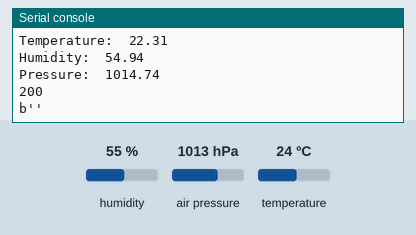
Recording of a program running on a simulated ESP32 board running MicroPython. On the bench: the last lines printed to the serial console. The test bench sets the inputs (shaded band); at power-on: humidity 55 %, air pressure 1013 hPa, temperature 24 °C. WiFi joins after 1.5 s; values from a settings file that is not in the repository are placeholders; web requests get an empty 200 reply after 0.4 s; library files of the repository ran but are not shown: bme280.py.

Above: at 8.2 s.
8.3 s: humidity set to 22 %
At 8.94 s:
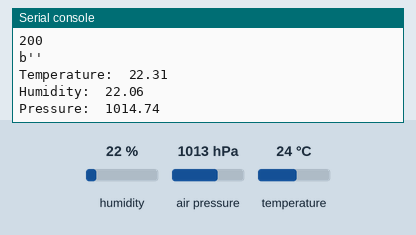
9.8 s: air pressure set to 952 hPa
At 11.1 s:
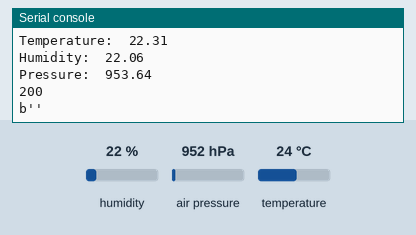
11.3 s: temperature set to 12 °C
At 13.1 s:
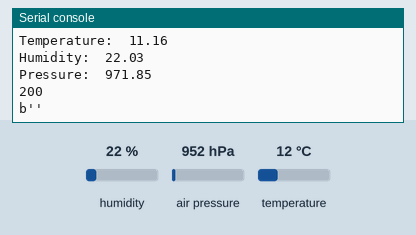
Timing chart, 0 to 14.6 s (numbered marks = the images above; inputs shaded):
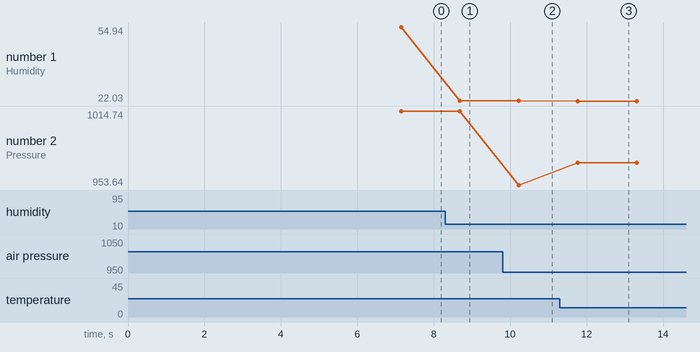

The program:

test6.py
```python
import urequests
import network
import time
import config
import connect_to_wifi
from machine import Pin, I2C
from time import sleep
import bme280
import machine


print('Executing weather station')
i2c = machine.I2C(1, scl=Pin(22), sda=Pin(21), freq=10000)
connect_to_wifi.connect_to_wifi()
ip = connect_to_wifi.get_network_details()
print(ip)


    # Making a POST request
while True:
    bme = bme280.BME280(i2c=i2c)
    temp = bme.temperature
    hum = bme.humidity
    pres = bme.pressure

    temp = temp.replace('C','')
    hum = hum.replace('%','')
    pres = pres.replace('hPa','')
        # uncomment for temperature in Fahrenheit
        #temp = (bme.read_temperature()/100) * (9/5) + 32
        #temp = str(round(temp, 2)) + 'F'

    print('Temperature: ', temp)
    print('Humidity: ', hum)
    print('Pressure: ', pres)

    myobj = {'API_KEY': config.API_KEY, 'sensor_name' : config.SENSOR_NAME, 'sensor_ip' : str(ip), 'sensor_location': config.SENSOR_LOC, 'temperature' : temp, 'humidity' : hum, 'pressure' : pres}

    #r = urequests.post("http://192.168.42.209:8080", json = myobj)
    try:
        r = urequests.post("http://192.168.42.209:5000/post_json", json = myobj)
        print(r.status_code)
        print(r.content)
    except OSError as e:
        print('An error occured 1: ')
        print(e)
    except:
        print('Some other error')
    # check status code for response received
    # success code - 200


    time.sleep(1)
```

connect_to_wifi.py
```python
import network
import time
import config

station = network.WLAN(network.STA_IF)
station.active(True)

def connect_to_wifi():

    print(config.WIFI_SSID)


    def get_connection_status():
        connection_status = station.isconnected()
        print('test')
        return connection_status

    connection_status = get_connection_status()

    if connection_status == True:
        print('Already connected to Wifi')
        print('IP address: ' + station.ifconfig()[0])
        print('Gateway: ' + station.ifconfig()[2])
        print('DNS: ' + station.ifconfig()[3])
        print('Continuing...')
        return 0
    else:
        connection_try = 0

        while connection_try<4 and connection_status == False:


            if 4-connection_try > 0:
                print('Connecting to Wifi...')
                print('Try number: ' + str(connection_try+1) + ' ...')
                station.active(True)
                try:
                    time.sleep(5)
                    station.connect(config.WIFI_SSID, config.WIFI_PASSWD)
                    #station.connect(WIFI_SSID, config.WIFI_PASSWD)
                    time.sleep(2)

                except:
                    print('Could not connect to Wifi')


            else:
                print('Could not connect to Wifi, aborting...')
                return 0

            connection_status = get_connection_status()
            if connection_status == True:
                print('Connected')
                return 0

            connection_try += 1

            print('Retrying...')


        else:
            print('done...!')

    print('Continuing...')

def get_network_details():
    #print('IP address: ' + station.ifconfig()[0])

    return station.ifconfig()[0]

if __name__ == '__main__':
    connect_to_wifi()
```

Measured:
- after the input at 8.3 s, the serial console: prints a new line after 0.38 s (image 1)
- after the input at 9.8 s, the serial console: prints a new line after 0.43 s (image 2)
- after the input at 11.3 s, the serial console: prints a new line after 0.47 s (image 3)
- plotted number 1: 54.94 → 22.06 after the input at 8.3 s, 22.06 → 22.03 after the input at 11.3 s
- plotted number 2: 1014.74 → 953.64 after the input at 9.8 s, 953.64 → 971.85 after the input at 11.3 s
